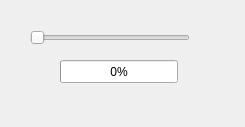
<?xml version="1.0" encoding="UTF-8"?>
<ui version="4.0">
 <class>Dialog</class>
 <widget class="QDialog" name="Dialog">
  <property name="geometry">
   <rect>
    <x>0</x>
    <y>0</y>
    <width>245</width>
    <height>127</height>
   </rect>
  </property>
  <property name="windowTitle">
   <string>Dialog</string>
  </property>
  <widget class="QSlider" name="horizontalSlider">
   <property name="geometry">
    <rect>
     <x>30</x>
     <y>30</y>
     <width>160</width>
     <height>16</height>
    </rect>
   </property>
   <property name="orientation">
    <enum>Qt::Horizontal</enum>
   </property>
  </widget>
  <widget class="QProgressBar" name="progressBar">
   <property name="geometry">
    <rect>
     <x>60</x>
     <y>60</y>
     <width>118</width>
     <height>23</height>
    </rect>
   </property>
   <property name="value">
    <number>0</number>
   </property>
  </widget>
 </widget>
 <resources/>
 <connections>
  <connection>
   <sender>horizontalSlider</sender>
   <signal>valueChanged(int)</signal>
   <receiver>progressBar</receiver>
   <slot>setValue(int)</slot>
   <hints>
    <hint type="sourcelabel">
     <x>120</x>
     <y>45</y>
    </hint>
    <hint type="destinationlabel">
     <x>128</x>
     <y>73</y>
    </hint>
   </hints>
  </connection>
 </connections>
</ui>
